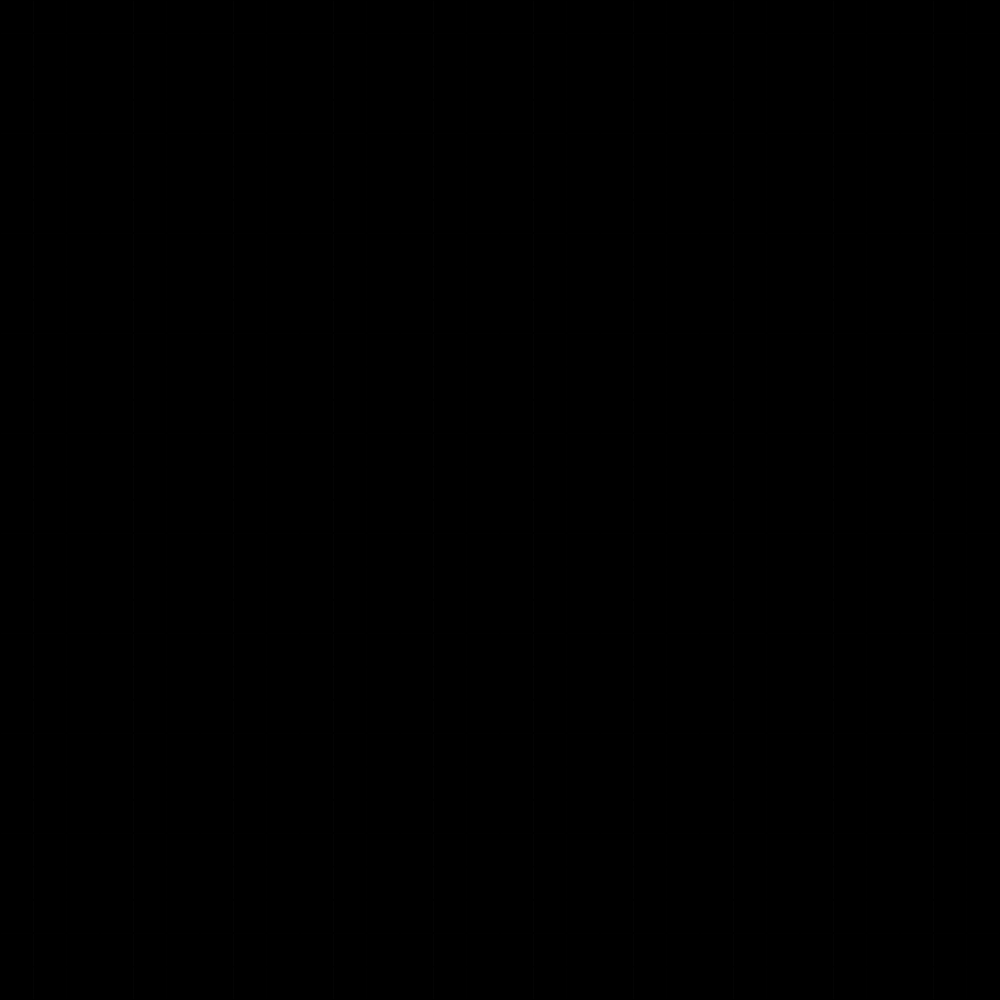
Frame 1 (no input)
Frame 60 (no input): identical to frame 1, image omitted
Frame 120 (the mouse pressed at the canvas centre since frame 60): identical to frame 1, image omitted

The p5.js sketch that drew this single still picture (run headless with seeded random() and noise() and a simulated clock; from frame 60 on, the mouse is pressed at the canvas centre):

// p5.js sketch
// ── sketch.js
// Project Title
// Your Name
// Date
//
// Extra for Experts:
// - describe what you did to take this project "above and beyond"

let grid;
let rows = 30;
let cols = 30;
let autoPlay = false;

function setup() {
  if (windowWidth > windowHeight) {
    createCanvas(windowHeight, windowHeight);
  }
  else {
    createCanvas(windowWidth, windowWidth);
  }
  grid = createRandom2dArray(cols, rows);
}

function draw() {
  background(220);
  displayGrid(grid, rows, cols);
  if (autoPlay) {
    if (frameCount % 5 === 0) {
      update();
    }
  }
}

function windowResized() {
  if (windowWidth > windowHeight) {
    createCanvas(windowHeight, windowHeight);
  }
  else {
    createCanvas(windowWidth, windowWidth);
  }
}

function keyTyped() {
  if (key === "r") {
    grid = createRandom2dArray(cols, rows);
  }
  if (key === "c") {
    grid = createEmptyGrid();
  }
  if (key === " ") {
    update();
  }
  if (key === "a") {
    autoPlay = !autoPlay;
  }
}

function mousePressed() {
  let cellSize = width/cols;

  let xCoord = floor(mouseX / cellSize);
  let yCoord = floor(mouseY / cellSize);
  
  if (grid[yCoord][xCoord] === 1) {
    grid[yCoord][xCoord] = 0;
  }
  else {
    grid[yCoord][xCoord] = 1;
  }
}

function createEmptyGrid() {
  let emptyGrid = [];
  for (let x = 0; x < cols; x++) {
    emptyGrid.push([]);
    for (let y = 0; y < rows; y++) {
      emptyGrid[x].push(0);
    }
  }
  return emptyGrid;
}

function update() {
  


  
  
}

function displayGrid(grid, rows, cols) {
  let cellSize = width / cols;
  for (let y = 0; y < rows; y++) {
    for (let x = 0; x < cols; x++) {
      if (grid[y][x] === 0) {
        fill(255);
      }
      else {
        fill(0);
      }
      rect(x*cellSize, y*cellSize, cellSize, cellSize);
    }
  }
}

function createRandom2dArray(cols, rows) {
  let randomGrid = [];
  for (let x = 0; x < cols; x++) {
    randomGrid.push([]);
    for (let y = 0; y < rows; y++) {
     randomGrid.push(1);
    }
  }
  return randomGrid;
}
